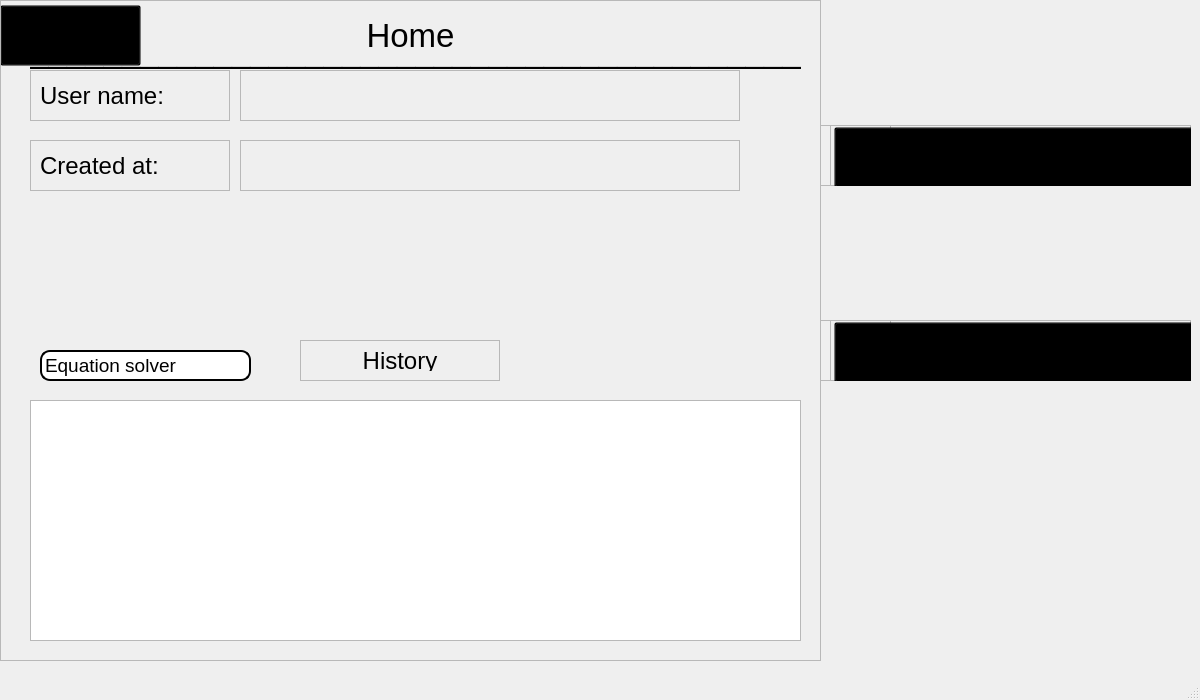
<?xml version="1.0" encoding="UTF-8"?>
<ui version="4.0">
 <class>Main</class>
 <widget class="QMainWindow" name="Main">
  <property name="geometry">
   <rect>
    <x>0</x>
    <y>0</y>
    <width>1200</width>
    <height>700</height>
   </rect>
  </property>
  <property name="sizePolicy">
   <sizepolicy hsizetype="Preferred" vsizetype="Preferred">
    <horstretch>0</horstretch>
    <verstretch>0</verstretch>
   </sizepolicy>
  </property>
  <property name="windowTitle">
   <string>Home - MathLab</string>
  </property>
  <widget class="QWidget" name="centralwidget">
   <property name="sizePolicy">
    <sizepolicy hsizetype="Preferred" vsizetype="Preferred">
     <horstretch>0</horstretch>
     <verstretch>0</verstretch>
    </sizepolicy>
   </property>
   <widget class="QFrame" name="account_window">
    <property name="enabled">
     <bool>true</bool>
    </property>
    <property name="geometry">
     <rect>
      <x>0</x>
      <y>0</y>
      <width>821</width>
      <height>661</height>
     </rect>
    </property>
    <property name="toolTip">
     <string/>
    </property>
    <property name="frameShape">
     <enum>QFrame::StyledPanel</enum>
    </property>
    <property name="frameShadow">
     <enum>QFrame::Raised</enum>
    </property>
    <widget class="QFrame" name="user_name_frame_label">
     <property name="geometry">
      <rect>
       <x>30</x>
       <y>70</y>
       <width>200</width>
       <height>51</height>
      </rect>
     </property>
     <property name="minimumSize">
      <size>
       <width>200</width>
       <height>0</height>
      </size>
     </property>
     <property name="maximumSize">
      <size>
       <width>200</width>
       <height>100</height>
      </size>
     </property>
     <property name="font">
      <font>
       <family>Arial</family>
      </font>
     </property>
     <property name="frameShape">
      <enum>QFrame::StyledPanel</enum>
     </property>
     <property name="frameShadow">
      <enum>QFrame::Raised</enum>
     </property>
     <layout class="QVBoxLayout" name="verticalLayout_31">
      <item>
       <widget class="QLabel" name="user_name_label">
        <property name="maximumSize">
         <size>
          <width>200</width>
          <height>50</height>
         </size>
        </property>
        <property name="font">
         <font>
          <family>Arial</family>
          <pointsize>18</pointsize>
          <weight>50</weight>
          <bold>false</bold>
         </font>
        </property>
        <property name="styleSheet">
         <string notr="true"/>
        </property>
        <property name="text">
         <string>User name:</string>
        </property>
       </widget>
      </item>
     </layout>
    </widget>
    <widget class="QFrame" name="user_name_frame_label_2">
     <property name="geometry">
      <rect>
       <x>240</x>
       <y>70</y>
       <width>500</width>
       <height>51</height>
      </rect>
     </property>
     <property name="minimumSize">
      <size>
       <width>500</width>
       <height>0</height>
      </size>
     </property>
     <property name="maximumSize">
      <size>
       <width>200</width>
       <height>100</height>
      </size>
     </property>
     <property name="font">
      <font>
       <family>Arial</family>
      </font>
     </property>
     <property name="frameShape">
      <enum>QFrame::StyledPanel</enum>
     </property>
     <property name="frameShadow">
      <enum>QFrame::Raised</enum>
     </property>
     <layout class="QVBoxLayout" name="verticalLayout_32">
      <item>
       <widget class="QLabel" name="user_name_label_2">
        <property name="minimumSize">
         <size>
          <width>500</width>
          <height>0</height>
         </size>
        </property>
        <property name="maximumSize">
         <size>
          <width>200</width>
          <height>50</height>
         </size>
        </property>
        <property name="font">
         <font>
          <family>Arial</family>
          <pointsize>18</pointsize>
          <weight>50</weight>
          <bold>false</bold>
         </font>
        </property>
        <property name="styleSheet">
         <string notr="true"/>
        </property>
        <property name="text">
         <string/>
        </property>
       </widget>
      </item>
     </layout>
    </widget>
    <widget class="QFrame" name="created_at_frame_label">
     <property name="geometry">
      <rect>
       <x>30</x>
       <y>140</y>
       <width>200</width>
       <height>51</height>
      </rect>
     </property>
     <property name="minimumSize">
      <size>
       <width>200</width>
       <height>0</height>
      </size>
     </property>
     <property name="maximumSize">
      <size>
       <width>200</width>
       <height>100</height>
      </size>
     </property>
     <property name="font">
      <font>
       <family>Arial</family>
      </font>
     </property>
     <property name="frameShape">
      <enum>QFrame::StyledPanel</enum>
     </property>
     <property name="frameShadow">
      <enum>QFrame::Raised</enum>
     </property>
     <layout class="QVBoxLayout" name="verticalLayout_33">
      <item>
       <widget class="QLabel" name="created_at_label">
        <property name="maximumSize">
         <size>
          <width>200</width>
          <height>50</height>
         </size>
        </property>
        <property name="font">
         <font>
          <family>Arial</family>
          <pointsize>18</pointsize>
          <weight>50</weight>
          <bold>false</bold>
         </font>
        </property>
        <property name="styleSheet">
         <string notr="true"/>
        </property>
        <property name="text">
         <string>Created at:</string>
        </property>
       </widget>
      </item>
     </layout>
    </widget>
    <widget class="QFrame" name="created_at_frame_label_2">
     <property name="geometry">
      <rect>
       <x>240</x>
       <y>140</y>
       <width>500</width>
       <height>51</height>
      </rect>
     </property>
     <property name="minimumSize">
      <size>
       <width>500</width>
       <height>0</height>
      </size>
     </property>
     <property name="maximumSize">
      <size>
       <width>200</width>
       <height>100</height>
      </size>
     </property>
     <property name="font">
      <font>
       <family>Arial</family>
      </font>
     </property>
     <property name="frameShape">
      <enum>QFrame::StyledPanel</enum>
     </property>
     <property name="frameShadow">
      <enum>QFrame::Raised</enum>
     </property>
     <layout class="QVBoxLayout" name="verticalLayout_34">
      <item>
       <widget class="QLabel" name="created_at_label_2">
        <property name="minimumSize">
         <size>
          <width>500</width>
          <height>0</height>
         </size>
        </property>
        <property name="maximumSize">
         <size>
          <width>200</width>
          <height>50</height>
         </size>
        </property>
        <property name="font">
         <font>
          <family>Arial</family>
          <pointsize>18</pointsize>
          <weight>50</weight>
          <bold>false</bold>
         </font>
        </property>
        <property name="styleSheet">
         <string notr="true"/>
        </property>
        <property name="text">
         <string/>
        </property>
       </widget>
      </item>
     </layout>
    </widget>
    <widget class="QTableWidget" name="history_table">
     <property name="geometry">
      <rect>
       <x>30</x>
       <y>400</y>
       <width>771</width>
       <height>241</height>
      </rect>
     </property>
     <property name="editTriggers">
      <set>QAbstractItemView::NoEditTriggers</set>
     </property>
    </widget>
    <widget class="QFrame" name="history_frame_label">
     <property name="geometry">
      <rect>
       <x>300</x>
       <y>340</y>
       <width>200</width>
       <height>41</height>
      </rect>
     </property>
     <property name="minimumSize">
      <size>
       <width>200</width>
       <height>0</height>
      </size>
     </property>
     <property name="maximumSize">
      <size>
       <width>200</width>
       <height>100</height>
      </size>
     </property>
     <property name="font">
      <font>
       <family>Arial</family>
      </font>
     </property>
     <property name="frameShape">
      <enum>QFrame::StyledPanel</enum>
     </property>
     <property name="frameShadow">
      <enum>QFrame::Raised</enum>
     </property>
     <layout class="QVBoxLayout" name="verticalLayout_35">
      <item>
       <widget class="QLabel" name="history_label">
        <property name="maximumSize">
         <size>
          <width>200</width>
          <height>50</height>
         </size>
        </property>
        <property name="font">
         <font>
          <family>Arial</family>
          <pointsize>18</pointsize>
          <weight>50</weight>
          <bold>false</bold>
         </font>
        </property>
        <property name="styleSheet">
         <string notr="true"/>
        </property>
        <property name="text">
         <string>History</string>
        </property>
        <property name="alignment">
         <set>Qt::AlignCenter</set>
        </property>
       </widget>
      </item>
     </layout>
    </widget>
    <widget class="QComboBox" name="history_type_choose">
     <property name="geometry">
      <rect>
       <x>40</x>
       <y>350</y>
       <width>211</width>
       <height>31</height>
      </rect>
     </property>
     <property name="font">
      <font>
       <pointsize>14</pointsize>
      </font>
     </property>
     <property name="styleSheet">
      <string notr="true">QComboBox {
	border-radius: 10px;
	border: 2px solid black;
}

QComboBox::drop-down {
    width: 27px;
    height: 27px;
    border: 0px;
}

QComboBox::down-arrow {
    image: url(&quot;C:/Users/PC/Desktop/PythonProjects/MathLab/logic/uis/design/arrow-down.png&quot;);
	width: 16px;
	height: 16px;
}

QComboBox:focus {
	border-radius: 10px;
	border: 2px solid rgb(255, 166, 23);
}</string>
     </property>
     <item>
      <property name="text">
       <string>Equation solver</string>
      </property>
     </item>
     <item>
      <property name="text">
       <string>Graph plotting</string>
      </property>
     </item>
     <item>
      <property name="text">
       <string>Shape calculations</string>
      </property>
     </item>
     <item>
      <property name="text">
       <string>Statistics calculator</string>
      </property>
     </item>
    </widget>
   </widget>
   <widget class="QLabel" name="window_icon">
    <property name="geometry">
     <rect>
      <x>730</x>
      <y>5</y>
      <width>61</width>
      <height>61</height>
     </rect>
    </property>
    <property name="text">
     <string/>
    </property>
    <property name="pixmap">
     <pixmap>design/compass_icon.png</pixmap>
    </property>
   </widget>
   <widget class="QLabel" name="background">
    <property name="enabled">
     <bool>true</bool>
    </property>
    <property name="geometry">
     <rect>
      <x>0</x>
      <y>0</y>
      <width>1201</width>
      <height>681</height>
     </rect>
    </property>
    <property name="text">
     <string/>
    </property>
    <property name="pixmap">
     <pixmap>design/main_window_white.png</pixmap>
    </property>
   </widget>
   <widget class="QFrame" name="account_button_frame">
    <property name="geometry">
     <rect>
      <x>820</x>
      <y>125</y>
      <width>371</width>
      <height>61</height>
     </rect>
    </property>
    <property name="frameShape">
     <enum>QFrame::StyledPanel</enum>
    </property>
    <property name="frameShadow">
     <enum>QFrame::Raised</enum>
    </property>
    <widget class="QFrame" name="account_icon_frame">
     <property name="geometry">
      <rect>
       <x>10</x>
       <y>0</y>
       <width>61</width>
       <height>61</height>
      </rect>
     </property>
     <property name="frameShape">
      <enum>QFrame::StyledPanel</enum>
     </property>
     <property name="frameShadow">
      <enum>QFrame::Raised</enum>
     </property>
     <widget class="QLabel" name="account_icon">
      <property name="geometry">
       <rect>
        <x>0</x>
        <y>0</y>
        <width>61</width>
        <height>61</height>
       </rect>
      </property>
      <property name="text">
       <string/>
      </property>
      <property name="pixmap">
       <pixmap>design/icons/user_icon_white.png</pixmap>
      </property>
     </widget>
    </widget>
    <widget class="QPushButton" name="account_button">
     <property name="geometry">
      <rect>
       <x>14</x>
       <y>2</y>
       <width>361</width>
       <height>61</height>
      </rect>
     </property>
     <property name="font">
      <font>
       <family>Arial Black</family>
       <pointsize>25</pointsize>
       <weight>50</weight>
       <bold>false</bold>
      </font>
     </property>
     <property name="cursor">
      <cursorShape>PointingHandCursor</cursorShape>
     </property>
     <property name="layoutDirection">
      <enum>Qt::LeftToRight</enum>
     </property>
     <property name="styleSheet">
      <string notr="true">QPushButton {
	background-color: transparent;
}</string>
     </property>
     <property name="text">
      <string>Account</string>
     </property>
    </widget>
   </widget>
   <widget class="QLabel" name="window_label">
    <property name="geometry">
     <rect>
      <x>210</x>
      <y>0</y>
      <width>401</width>
      <height>71</height>
     </rect>
    </property>
    <property name="sizePolicy">
     <sizepolicy hsizetype="Preferred" vsizetype="Ignored">
      <horstretch>0</horstretch>
      <verstretch>0</verstretch>
     </sizepolicy>
    </property>
    <property name="font">
     <font>
      <family>Arial</family>
      <pointsize>25</pointsize>
      <weight>50</weight>
      <bold>false</bold>
      <underline>false</underline>
     </font>
    </property>
    <property name="styleSheet">
     <string notr="true"/>
    </property>
    <property name="text">
     <string>Home</string>
    </property>
    <property name="alignment">
     <set>Qt::AlignCenter</set>
    </property>
   </widget>
   <widget class="QLabel" name="underline">
    <property name="geometry">
     <rect>
      <x>30</x>
      <y>30</y>
      <width>771</width>
      <height>41</height>
     </rect>
    </property>
    <property name="font">
     <font>
      <family>Arial</family>
      <pointsize>25</pointsize>
      <weight>50</weight>
      <bold>false</bold>
     </font>
    </property>
    <property name="text">
     <string>__________________________________________</string>
    </property>
    <property name="alignment">
     <set>Qt::AlignCenter</set>
    </property>
   </widget>
   <widget class="QPushButton" name="back_button">
    <property name="geometry">
     <rect>
      <x>0</x>
      <y>5</y>
      <width>141</width>
      <height>61</height>
     </rect>
    </property>
    <property name="cursor">
     <cursorShape>PointingHandCursor</cursorShape>
    </property>
    <property name="styleSheet">
     <string notr="true">QPushButton {
	background-color: transparent; 
}
</string>
    </property>
    <property name="text">
     <string/>
    </property>
   </widget>
   <widget class="QFrame" name="admin_panel_button_frame">
    <property name="geometry">
     <rect>
      <x>820</x>
      <y>320</y>
      <width>371</width>
      <height>61</height>
     </rect>
    </property>
    <property name="frameShape">
     <enum>QFrame::StyledPanel</enum>
    </property>
    <property name="frameShadow">
     <enum>QFrame::Raised</enum>
    </property>
    <widget class="QFrame" name="admin_panel_icon_frame">
     <property name="geometry">
      <rect>
       <x>10</x>
       <y>0</y>
       <width>61</width>
       <height>61</height>
      </rect>
     </property>
     <property name="frameShape">
      <enum>QFrame::StyledPanel</enum>
     </property>
     <property name="frameShadow">
      <enum>QFrame::Raised</enum>
     </property>
     <widget class="QLabel" name="admin_panel_icon">
      <property name="geometry">
       <rect>
        <x>0</x>
        <y>0</y>
        <width>61</width>
        <height>61</height>
       </rect>
      </property>
      <property name="font">
       <font>
        <family>Arial Black</family>
       </font>
      </property>
      <property name="text">
       <string/>
      </property>
      <property name="pixmap">
       <pixmap>design/icons/table_icon_white.png</pixmap>
      </property>
     </widget>
    </widget>
    <widget class="QPushButton" name="admin_panel_button">
     <property name="geometry">
      <rect>
       <x>14</x>
       <y>2</y>
       <width>361</width>
       <height>61</height>
      </rect>
     </property>
     <property name="font">
      <font>
       <family>Arial Black</family>
       <pointsize>25</pointsize>
       <weight>75</weight>
       <bold>true</bold>
      </font>
     </property>
     <property name="cursor">
      <cursorShape>PointingHandCursor</cursorShape>
     </property>
     <property name="layoutDirection">
      <enum>Qt::LeftToRight</enum>
     </property>
     <property name="styleSheet">
      <string notr="true">QPushButton {
	background-color: transparent;
}</string>
     </property>
     <property name="text">
      <string>Admin panel</string>
     </property>
    </widget>
   </widget>
   <zorder>window_icon</zorder>
   <zorder>background</zorder>
   <zorder>account_button_frame</zorder>
   <zorder>window_label</zorder>
   <zorder>underline</zorder>
   <zorder>back_button</zorder>
   <zorder>admin_panel_button_frame</zorder>
   <zorder>account_window</zorder>
  </widget>
  <widget class="QMenuBar" name="menubar">
   <property name="geometry">
    <rect>
     <x>0</x>
     <y>0</y>
     <width>1200</width>
     <height>21</height>
    </rect>
   </property>
  </widget>
  <widget class="QStatusBar" name="statusbar"/>
 </widget>
 <resources/>
 <connections/>
</ui>
